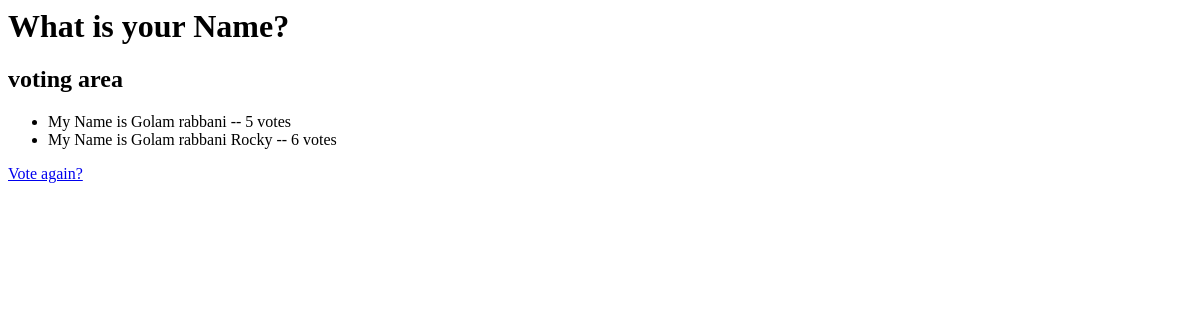
/polls/1/results/, run on an earlier commit of the app's database.
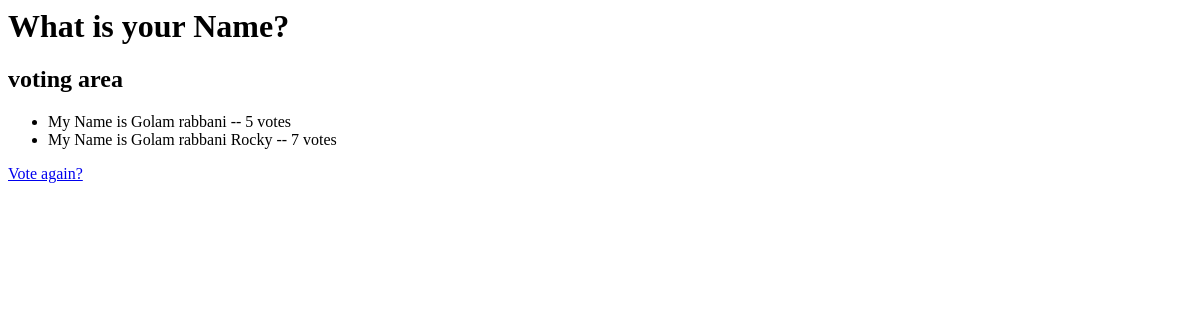
And on a later commit of the database.
### polls/models.py (models this page shows, shortened)
class Question(models.Model):
    question_text = models.CharField(max_length=200)
    pub_date = models.DateTimeField('date published')

class Choice(models.Model):
    question = models.ForeignKey(Question, on_delete=models.CASCADE)
    choice_text = models.CharField(max_length=200)
    votes = models.IntegerField(default=0)

### polls/views.py (the view)
# urls.py: path('<int:pk>/results/', views.ResultView.as_view(), name='result'),
class ResultView(generic.DetailView):
    model = Question
    template_name = 'polls/result.html'

### polls/templates/polls/result.html
<h1>{{ question.question_text }}</h1>
<h2>voting area</h2>
<ul>
{% for choice in question.choice_set.all %}
    <li>{{ choice.choice_text }} -- {{ choice.votes }} vote{{ choice.votes|pluralize }}</li>
{% endfor %}
</ul>
<a href="{% url 'polls:vote' question.id %}">Vote again?</a>

What changed in the data, as far as the page shows it:
changed Choice "My Name is Golam rabbani Rocky": votes "6" → "7"
